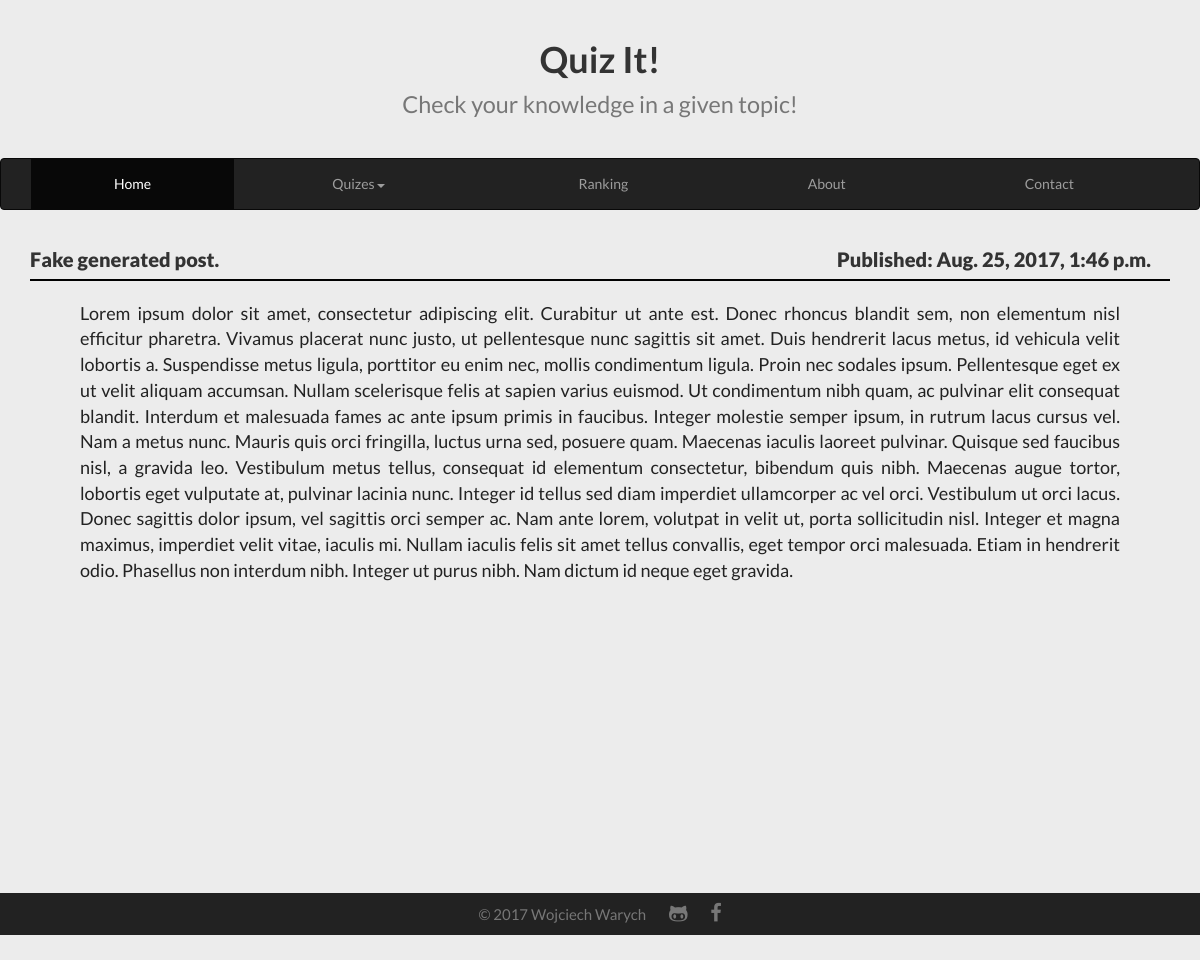
The page /home/posts/3/ on the database its author committed.
### home/models.py (models this page shows, shortened)
class News(models.Model):
	title = models.CharField(max_length=200)
	article = models.TextField()
	art_snippet = models.CharField(default='...', max_length=500)
	pub_date = models.DateTimeField()

### home/views.py (the view)
# urls.py: url(r'^posts/(?P<post_id>\d+)/$', views.post, name='post'),
def post(request, post_id):
	the_post = News.objects.get(id=post_id)
	context = {'post': the_post}
	return render(request, 'home/post.html', context)

### home/templates/home/post.html (shortened to what this page needs)
{% extends 'home/base.html' %}
{% block content %}
	{% block title_div %}
		<div class="page-header">
			<h1>
				<a href="{% url 'home:index' %}">
					Quiz It!<br><small>Check your knowledge in a given topic!</small>
				</a>
			</h1>
		</div>
	{% endblock %}
	{% block menu_div %}
		<nav class="navbar navbar-default navbar-inverse">
			<div class="container-fluid">
			<div class="collapse navbar-collapse" id="bs-example-navbar-collapse-1">
				<ul class="nav navbar-nav">
					<li class="active"><a href="{% url 'home:index' %}">Home<span class="sr-only">(current)</span></a></li>
					<li class="dropdown">
						<a href="{% url 'home:quizes' %}" class="dropdown-toggle" data-toggle="dropdown" role="button" aria-haspopup="true" aria-expanded="false">Quizes<span class="caret"></span></a>
					</li>
					<li><a href="{% url 'ranking:ranking' %}">Ranking</a></li>
					<li><a href="{% url 'home:about' %}">About</a></li>
					<li><a href="{% url 'home:contact' %}">Contact</a></li>
				</ul>
			</div>
			</div>
		</nav>
	{% endblock %}
	{% block content_div %}
				<div class="container" style="min-height:69%;">
					<article>
						<div class="article-header">
							<div class="article-title">
								<a href="{% url 'home:post' post.id%}">
									{{ post.title }}
								</a>
							</div>
							<div class="article-date">
								Published: {{ post.pub_date }}
							</div>
							<hr>
						</div>
						<div class="article-content">
							{{ post.article }}
						</div>
					</article>
				</div>
	{% endblock %}
{% endblock %}

### home/static/home/css/style.css (style rules this page uses)
html, body { background-color: #ececec; height: 100%; min-height: 100%; margin: 0; }
body { font-family: 'Lato', sans-serif; }
h1 { font-weight: bold; }
a { text-decoration: none; color: inherit; }
article { padding-bottom: 10px; }
a:link, a:visited { text-decoration: inherit; color: inherit; }
.navbar-nav { margin: 0 auto; display: table; table-layout: auto; float: none; width: 100%; }
.navbar-nav > li { display: table-cell; float: none; text-align: center; }
.page-header { padding-bottom:9px; margin:40px 0 20px; border-bottom: none; text-align: center; text-decoration: none; }
.article-header { font-size: 20px; font-weight: 800; padding-top: 15px; padding-bottom: 15px; }
.article-title { display: inline-block; width: 49%; font-size: inherit; font-weight: inherit; text-align: left; }
.article-date { display: inline-block; width: 49%; font-size: inherit; font-weight: inherit; text-align: right; }
.article-header > hr { margin-top: 5px; margin-bottom: 5px; border-top: 2px solid #000; }
.article-content { font-size: 18px; text-align: justify; color: #222; padding-bottom: 5px; padding-left: 50px; padding-right: 50px; }

### rows shown on the page
News: title "Fake generated post.", pub_date "Aug. 25, 2017, 1:46 p.m.", article "Lorem ipsum dolor sit amet, consectetur adipiscing elit. Curabitur ut ante est. Donec rhoncus blandit sem, non elementum nisl efficitur pharetra. Vivamus placerat nunc justo, ut pellentesque nunc sagittis sit amet. Duis hendrerit lacus metus, id vehicula velit lobortis a. Suspendisse metus ligula, porttitor eu enim nec, mollis condimentum ligula. Proin nec sodales ipsum. Pellentesque eget ex ut velit aliquam accumsan. Nullam scelerisque felis at sapien varius euismod. Ut condimentum nibh quam, ac pulvinar elit consequat blandit. Interdum et malesuada fames ac ante ipsum primis in faucibus. Integer molestie semper ipsum, in rutrum lacus cursus vel. Nam a metus nunc. Mauris quis orci…"
